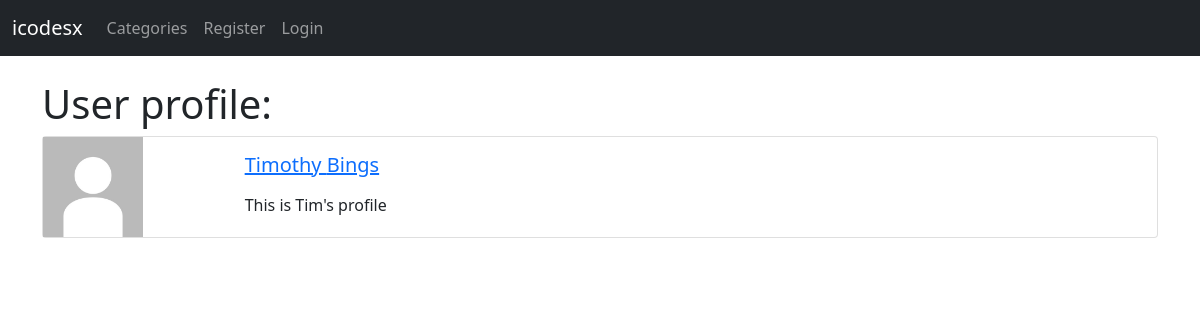
The app's page /users/4/profile/, older data.
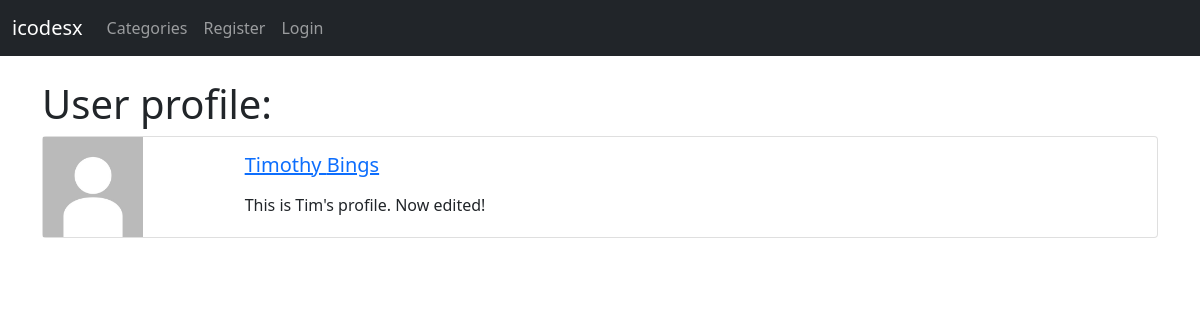
The same page, newer data.
### blogapp/models.py (models this page shows, shortened)
class Profile(models.Model):
    user = models.OneToOneField(User, null=True, on_delete=models.CASCADE)
    bio = models.TextField()
    profile_pic = models.ImageField(
        null=True, blank=True, upload_to='images/profile/')
    website_url = models.CharField(max_length=255, null=True, blank=True)
    facebook_url = models.CharField(max_length=255, null=True, blank=True)
    instagram_url = models.CharField(max_length=255, null=True, blank=True)
    twitter_url = models.CharField(max_length=255, null=True, blank=True)
    github_url = models.CharField(max_length=255, null=True, blank=True)

### users/views.py (the view)
# urls.py: path('<int:pk>/profile/', ProfilePageView.as_view(), name='profile-page'),
class ProfilePageView(DetailView):
    model = Profile
    template_name = 'registration/user-profile.html'
    def get_context_data(self, *args, **kwargs):
        context = super(ProfilePageView, self).get_context_data(
            *args, **kwargs)
        page_user = get_object_or_404(Profile, id=self.kwargs['pk'])
        context['page_user'] = page_user
        return context

### users/templates/registration/user-profile.html (shortened to what this page needs)
{% extends 'base.html' %}
{% load static %}
{% block content %}
    <h1>User profile:</h1>
    <div class="card mb-3">
        <div class="row g-0">
            <div class="col-md-2">
              {% if page_user.profile_pic %}
              <img src="{{ page_user.profile_pic.url }}" alt="..." width="100">
              {% else %}
              <img src="{% static 'blogapp/images/default_profile_pic.jpg' %}" alt="..." width="100">
              {% endif %}
            </div>
          <div class="col-md-10">
            <div class="card-body">
              <h5 class="card-title"><a href="{% url 'profile-page' post.author.profile.id %}">{{ page_user.user.first_name }} {{ page_user.user.last_name }}</a></h5>
              <p class="card-text">{{ page_user.bio }}</p>
            </div>
          </div>
        </div>
      </div>
{% endblock %}

Row changes from the older to the newer data that the page shows:
changed Profile "Timothy": bio "This is Tim's profile" → "This is Tim's profile. Now edited!"
